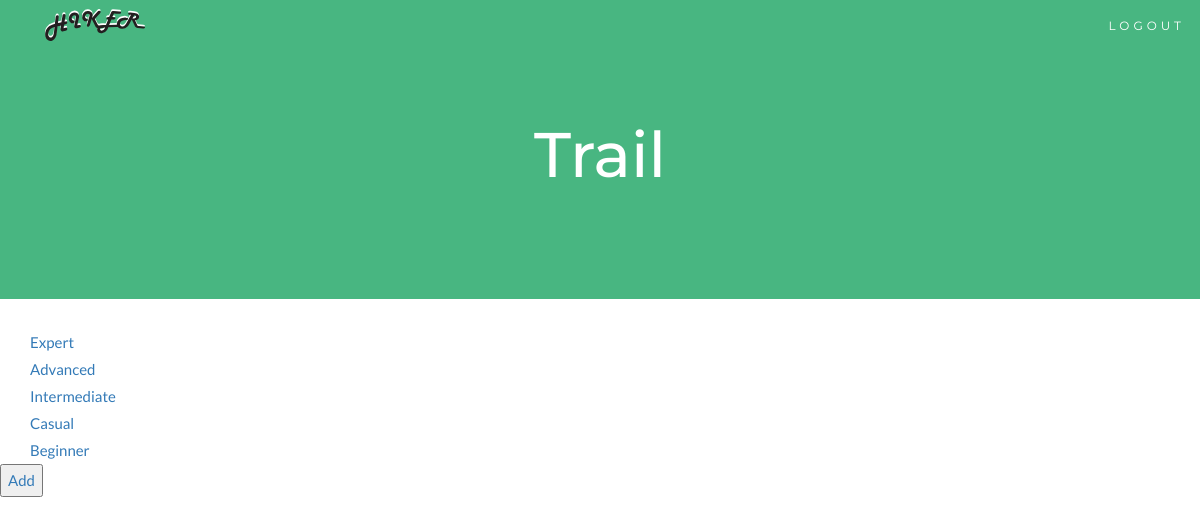
/Difficulty-Selection.php, run on the app's committed database.
### tables this page shows
CREATE TABLE `difficulty` (
  `difficulty_ID` int(10) NOT NULL,
  `difficulty_rating` int(10) NOT NULL,
  `difficulty_Level` varchar(50) NOT NULL
);

### Difficulty-Selection.php (the view, shortened to what this page needs)
<!DOCTYPE html>
<html lang="en">
<head>
  <link rel="stylesheet" href="https://maxcdn.bootstrapcdn.com/bootstrap/3.3.7/css/bootstrap.min.css">
  <link rel="stylesheet" href="style.css">
</head>
<body id="myPage" data-spy="scroll" data-target=".navbar" data-offset="60">
<nav class="navbar navbar-default navbar-fixed-top">
  <div class="container">
    <div class="navbar-header">
      <a class="navbar-brand" href="#myPage"><a href="project-base.php"><img src="Hiker_Text.svg" height=50px width=100px></a></a>
    </div>
    <div class="collapse navbar-collapse" id="myNavbar">
      <ul class="nav navbar-nav navbar-right">
        <li(<?php echo ucfirst($_SESSION['user']['role_ID']); ?>)</i> <br>
			<a href="index.php?logout='1'" style="color: white;">LOGOUT</a></li>
      </ul>
    </div>
  </div>
</nav>
<div class="jumbotron text-center">
<h1>Trail</h1>
</div>
<?php
require_once 'login.php';
$conn = new mysqli($hn, $un, $pw, $db);
$query = 'Select * from difficulty';
$result = $conn->query($query);
$row_count = $result->num_rows;
for($j=0; $j<$row_count; ++$j){
	$result->data_seek($j);
	$row = $result->fetch_array(MYSQLI_NUM);
echo <<<_END
<div class="container">
		<a href='$row[2].php?difficulty=$row[2]'>$row[2]</a>
	</pre>
</div>
_END;
}
?>
	<form action='Add-Review.php'>
		<a href='Add-Review.php'><input type='submit' value='Add'></a>
	</form>
	</body>
</html>

### style.css (style rules this page uses)
body { font: 400 15px Lato, sans-serif; line-height: 1.8; color: #818181; }
.jumbotron { background-color: #48B681; color: #fff; padding: 100px 25px; font-family: Montserrat, sans-serif; }
.navbar { margin-bottom: 0; background-color: #48B681; z-index: 9999; border: 0; font-size: 12px !important; line-height: 1.42857143 !important; letter-spacing: 4px; border-radius: 0; font-family: Montserrat, sans-serif; }
.navbar li a, .navbar .navbar-brand { color: #fff !important; }

### data on the page
difficulty: difficulty_Level "Expert"
difficulty: difficulty_Level "Advanced"
difficulty: difficulty_Level "Intermediate"
difficulty: difficulty_Level "Casual"
difficulty: difficulty_Level "Beginner"
